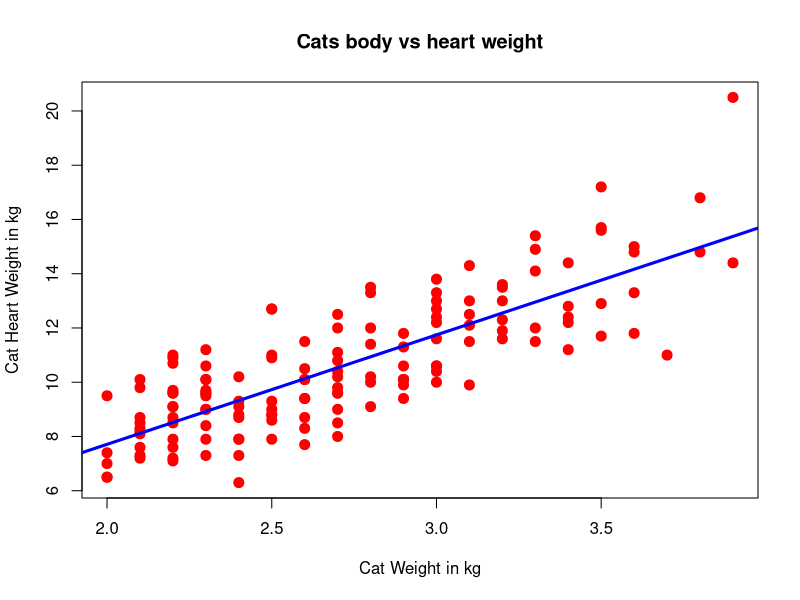
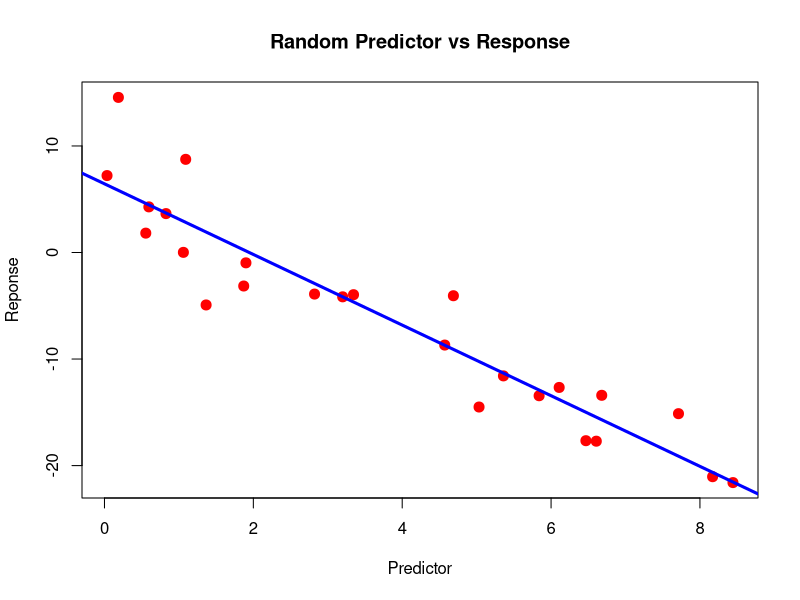
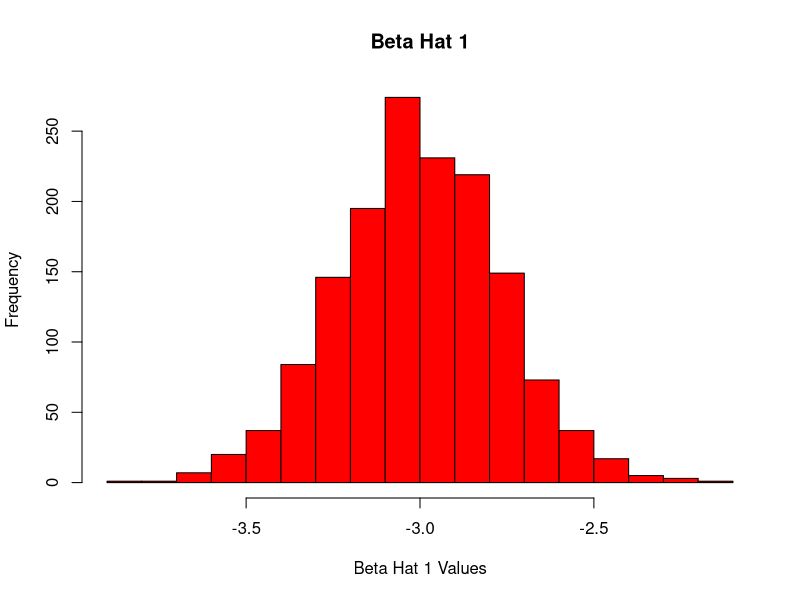
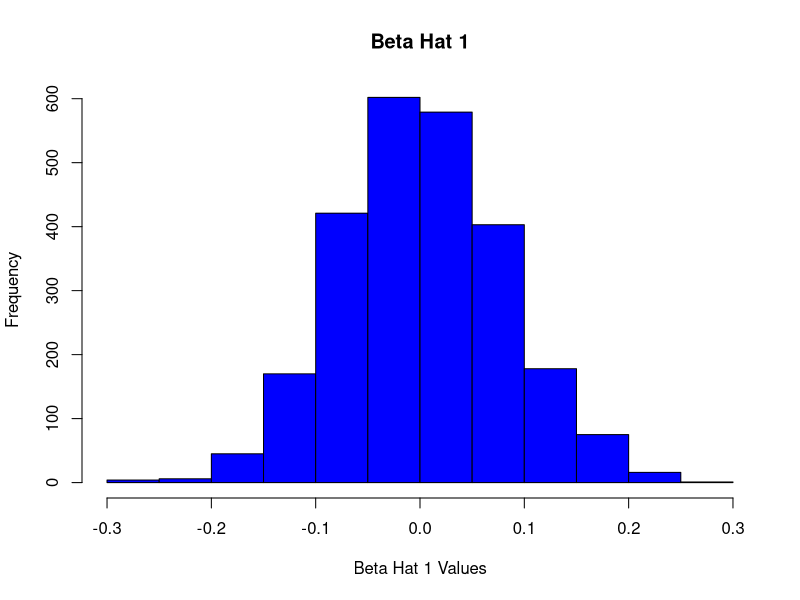
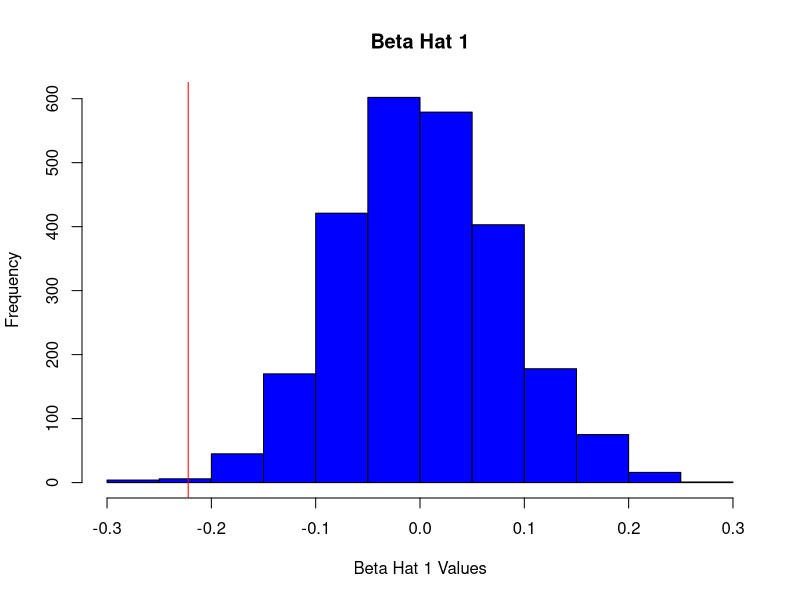

Write R code to recreate these figures, in order.
## ---- chunk 1
library("MASS");
## ---- chunk 2
cat_model = lm(Hwt ~ Bwt, data = cats);
summary(cat_model);
## ---- chunk 3
coef(cat_model);
## ---- chunk 4
predict(cat_model, newdata = data.frame(Bwt = 2.7))
## ---- chunk 5
predict(cat_model, newdata = data.frame(Bwt = 4.4))
## ---- chunk 6
plot(Hwt ~ Bwt, data = cats,
     xlab = "Cat Weight in kg",
     ylab = "Cat Heart Weight in kg",
     main = "Cats body vs heart weight",
     pch  = 20,
     cex  = 2,
     col  = "red"
     );
abline(cat_model, lwd = 3, col = "blue");
## ---- chunk 7
y_hat = coef(cat_model)["(Intercept)"] + coef(cat_model)["Bwt"]*cats$Bwt
SST   = sum((cats$Hwt - mean(cats$Hwt)) ^ 2)
SSReg = sum((y_hat - mean(cats$Hwt)) ^ 2)
R2 = SSReg/SST
R2
## ---- chunk 8
get_sd_est = function(fitted_vals, actual_vals, mle = FALSE) {
  e     = actual_vals - fitted_vals;
  n     = length(e);
  dfcalc = 2;
  
  if(mle){
    dfcalc = 1;  
  }
  
  return  = sum(e^2) / (n - dfcalc)
  sqrt(return);
}
## ---- chunk 9
get_sd_est(y_hat, cats$Hwt);
## ---- chunk 10
get_sd_est(y_hat, cats$Hwt, TRUE);
## ---- chunk 11
get_sd_est(y_hat, cats$Hwt) == summary(cat_model)$sigma
## ---- chunk 12
birthday = 19810908
set.seed(birthday)
## ---- chunk 13
x = runif(n = 25, 0, 10)
## ---- chunk 14
sim_slr = function(x, beta_0 = 10, beta_1 = 5, sigma = 1) {
  n = length(x)
  epsilon = rnorm(n, mean = 0, sd = sigma)
  y = beta_0 + beta_1 * x + epsilon
  data.frame(predictor = x, response = y)
}

sim_data = sim_slr(x, 5, -3, sqrt(10.24));
## ---- chunk 15
sim_model = lm(response ~ predictor, data = sim_data);
coef(sim_model);
## ---- chunk 16
plot(response ~ predictor, data = sim_data,
     xlab = "Predictor",
     ylab = "Reponse",
     main = "Random Predictor vs Response",
     pch  = 20,
     cex  = 2,
     col  = "red"
     );
abline(sim_model, lwd = 3, col = "blue");
## ---- chunk 17
beta_hat_1 = c(rep(0, 1500));

for(i in 1:1500) {
  x = runif(n = 25, 0, 10);
  sim_data = sim_slr(x, 5, -3, sqrt(10.24));
  sim_model = lm(response ~ predictor, data = sim_data);
  beta_hat_1[i] = coef(sim_model)["predictor"];
}
## ---- chunk 18
mean_sd = c("mean" = mean(beta_hat_1), "sigma" = sd(beta_hat_1));
mean_sd
## ---- chunk 19
hist(beta_hat_1,
     xlab = "Beta Hat 1 Values",
     main = "Beta Hat 1",
     col  = "red"
     );
## ---- chunk 20
birthday = 19810908
set.seed(birthday)
## ---- chunk 21
x = runif(n = 75, 0, 10);
## ---- chunk 22
for (i in 1:2500) {
  x_sim = runif(n = 75, 0, 10);
  sim_data = sim_slr(x_sim, 3, 0, sqrt(4));
  sim_model = lm(response ~ predictor, data = sim_data);
  beta_hat_1[i] = coef(sim_model)["predictor"];
}
## ---- chunk 23
hist(beta_hat_1,
     xlab = "Beta Hat 1 Values",
     main = "Beta Hat 1",
     col  = "blue"
     );
## ---- chunk 24
library("readr");
skeptic = read_csv("skeptic.csv");
skeptic_model = lm(response ~ predictor, data = skeptic);
coef(skeptic_model);
## ---- chunk 25
hist(beta_hat_1,
     xlab = "Beta Hat 1 Values",
     main = "Beta Hat 1",
     col  = "blue"
     );
abline(v = coef(skeptic_model)["predictor"], col = "red");
## ---- chunk 26
prop_less = length(beta_hat_1[beta_hat_1 < coef(skeptic_model)["predictor"]]) / length(beta_hat_1);
prop_less

prop_less * 2
## ---- chunk 27
data(Ozone, package = "mlbench")
Ozone = Ozone[, c(4, 6, 7, 8)]
colnames(Ozone) = c("ozone", "wind", "humidity", "temp")
Ozone = Ozone[complete.cases(Ozone), ]
## ---- chunk 28
wind_model = lm(ozone ~ wind, data = Ozone);
humidity_model = lm(ozone ~ humidity, data = Ozone);
temp_model = lm(ozone ~ temp, data = Ozone);

y_hat_wind = coef(wind_model)["(Intercept)"] + coef(wind_model)["wind"] * Ozone$wind;
y_hat_humidity = coef(humidity_model)["(Intercept)"] + coef(humidity_model)["humidity"] * Ozone$humidity;
y_hat_temp = coef(temp_model)["(Intercept)"] + coef(temp_model)["temp"] * Ozone$temp;

SST = sum((Ozone$ozone - mean(Ozone$ozone))^2);

SSReg_wind = sum((y_hat_wind - mean(Ozone$ozone))^2);
SSReg_humidity = sum((y_hat_humidity - mean(Ozone$ozone))^2);
SSReg_temp = sum((y_hat_temp - mean(Ozone$ozone))^2);

RMSE_wind = sqrt((1/length(Ozone$ozone)) * sum((Ozone$ozone - y_hat_wind)^2));
RMSE_humidity = sqrt((1/length(Ozone$ozone)) * sum((Ozone$ozone - y_hat_humidity)^2));
RMSE_temp = sqrt((1/length(Ozone$ozone)) * sum((Ozone$ozone - y_hat_temp)^2));

R2_wind = SSReg_wind / SST;
R2_humidity = SSReg_humidity / SST;
R2_temp = SSReg_temp / SST;

RMSEs = c("Wind" = RMSE_wind, "Humidity" = RMSE_humidity, "Temp" = RMSE_temp);
R2s = c("Wind" = R2_wind, "Humidity" = R2_humidity, "Temp" = R2_temp);
table = data.frame(RMSEs, R2s);

library("knitr");
library("kableExtra");

kable(table);
